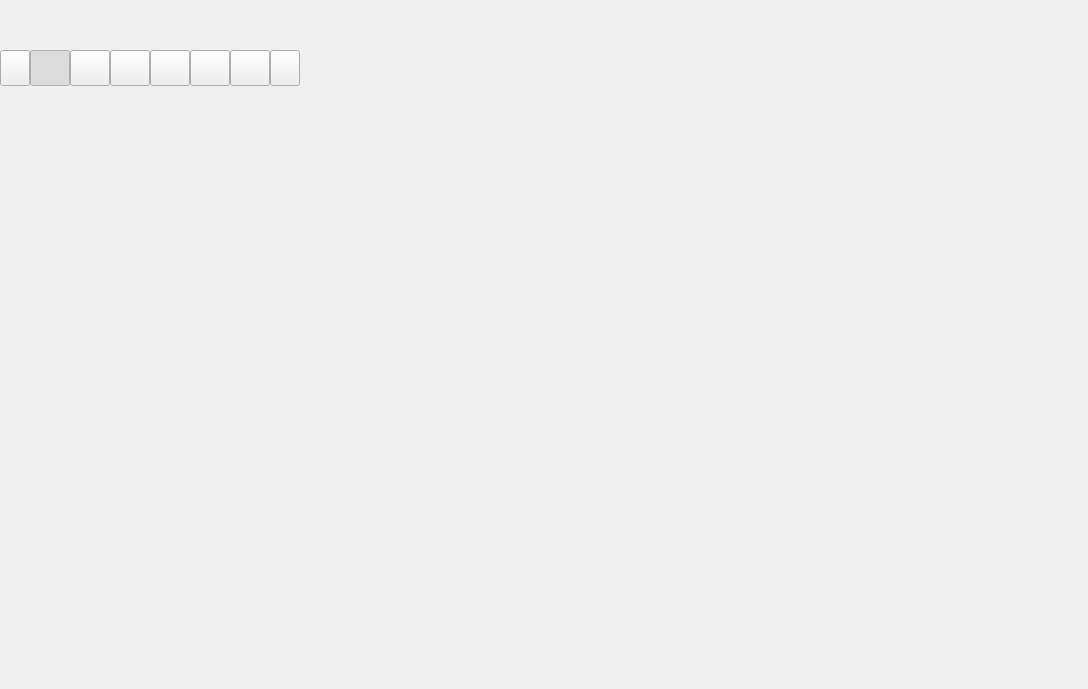
<?xml version="1.0" encoding="UTF-8"?>
<ui version="4.0">
    <class>RaptorSettingPage</class>
    <widget class="QWidget" name="RaptorSettingPage">
        <property name="geometry">
            <rect>
                <x>0</x>
                <y>0</y>
                <width>1088</width>
                <height>689</height>
            </rect>
        </property>
        <property name="minimumSize">
            <size>
                <width>0</width>
                <height>26</height>
            </size>
        </property>
        <property name="maximumSize">
            <size>
                <width>16777215</width>
                <height>16777215</height>
            </size>
        </property>
        <property name="windowTitle">
            <string>Form</string>
        </property>
        <layout class="QVBoxLayout" name="_SettingPageLayout">
            <property name="spacing">
                <number>0</number>
            </property>
            <property name="leftMargin">
                <number>0</number>
            </property>
            <property name="topMargin">
                <number>0</number>
            </property>
            <property name="rightMargin">
                <number>0</number>
            </property>
            <property name="bottomMargin">
                <number>0</number>
            </property>
            <item>
                <widget class="QWidget" name="_Header" native="true">
                    <property name="minimumSize">
                        <size>
                            <width>0</width>
                            <height>50</height>
                        </size>
                    </property>
                    <property name="maximumSize">
                        <size>
                            <width>16777215</width>
                            <height>50</height>
                        </size>
                    </property>
                    <property name="styleSheet">
                        <string notr="true"/>
                    </property>
                    <layout class="QVBoxLayout" name="_HeaderLayout">
                        <property name="spacing">
                            <number>6</number>
                        </property>
                        <property name="leftMargin">
                            <number>0</number>
                        </property>
                        <property name="topMargin">
                            <number>0</number>
                        </property>
                        <property name="rightMargin">
                            <number>0</number>
                        </property>
                        <property name="bottomMargin">
                            <number>0</number>
                        </property>
                        <item>
                            <widget class="QLabel" name="_Title">
                                <property name="minimumSize">
                                    <size>
                                        <width>0</width>
                                        <height>32</height>
                                    </size>
                                </property>
                                <property name="maximumSize">
                                    <size>
                                        <width>16777215</width>
                                        <height>32</height>
                                    </size>
                                </property>
                                <property name="styleSheet">
                                    <string notr="true"/>
                                </property>
                                <property name="text">
                                    <string/>
                                </property>
                                <property name="alignment">
                                    <set>Qt::AlignLeading|Qt::AlignLeft|Qt::AlignVCenter</set>
                                </property>
                            </widget>
                        </item>
                        <item>
                            <widget class="QLabel" name="_Description">
                                <property name="minimumSize">
                                    <size>
                                        <width>0</width>
                                        <height>0</height>
                                    </size>
                                </property>
                                <property name="maximumSize">
                                    <size>
                                        <width>16777215</width>
                                        <height>16777215</height>
                                    </size>
                                </property>
                                <property name="styleSheet">
                                    <string notr="true"/>
                                </property>
                                <property name="text">
                                    <string/>
                                </property>
                                <property name="alignment">
                                    <set>Qt::AlignBottom|Qt::AlignLeading|Qt::AlignLeft</set>
                                </property>
                            </widget>
                        </item>
                    </layout>
                </widget>
            </item>
            <item>
                <widget class="QWidget" name="_Control" native="true">
                    <property name="minimumSize">
                        <size>
                            <width>0</width>
                            <height>36</height>
                        </size>
                    </property>
                    <property name="maximumSize">
                        <size>
                            <width>16777215</width>
                            <height>36</height>
                        </size>
                    </property>
                    <property name="styleSheet">
                        <string notr="true"/>
                    </property>
                    <layout class="QHBoxLayout" name="_ControlLayout">
                        <property name="spacing">
                            <number>0</number>
                        </property>
                        <property name="leftMargin">
                            <number>0</number>
                        </property>
                        <property name="topMargin">
                            <number>0</number>
                        </property>
                        <property name="rightMargin">
                            <number>0</number>
                        </property>
                        <property name="bottomMargin">
                            <number>0</number>
                        </property>
                        <item>
                            <widget class="QWidget" name="_TabPanel" native="true">
                                <property name="sizePolicy">
                                    <sizepolicy hsizetype="Preferred" vsizetype="Preferred">
                                        <horstretch>0</horstretch>
                                        <verstretch>0</verstretch>
                                    </sizepolicy>
                                </property>
                                <property name="styleSheet">
                                    <string notr="true"/>
                                </property>
                                <layout class="QHBoxLayout" name="_TabPanelLayout">
                                    <property name="spacing">
                                        <number>0</number>
                                    </property>
                                    <property name="leftMargin">
                                        <number>0</number>
                                    </property>
                                    <property name="topMargin">
                                        <number>0</number>
                                    </property>
                                    <property name="rightMargin">
                                        <number>0</number>
                                    </property>
                                    <property name="bottomMargin">
                                        <number>0</number>
                                    </property>
                                    <item>
                                        <widget class="QPushButton" name="_TabPrev">
                                            <property name="sizePolicy">
                                                <sizepolicy hsizetype="Minimum" vsizetype="Preferred">
                                                    <horstretch>0</horstretch>
                                                    <verstretch>0</verstretch>
                                                </sizepolicy>
                                            </property>
                                            <property name="minimumSize">
                                                <size>
                                                    <width>30</width>
                                                    <height>0</height>
                                                </size>
                                            </property>
                                            <property name="maximumSize">
                                                <size>
                                                    <width>30</width>
                                                    <height>16777215</height>
                                                </size>
                                            </property>
                                            <property name="styleSheet">
                                                <string notr="true"/>
                                            </property>
                                            <property name="text">
                                                <string/>
                                            </property>
                                        </widget>
                                    </item>
                                    <item>
                                        <widget class="QPushButton" name="_TabUi">
                                            <property name="sizePolicy">
                                                <sizepolicy hsizetype="Minimum" vsizetype="Preferred">
                                                    <horstretch>0</horstretch>
                                                    <verstretch>0</verstretch>
                                                </sizepolicy>
                                            </property>
                                            <property name="styleSheet">
                                                <string notr="true"/>
                                            </property>
                                            <property name="text">
                                                <string/>
                                            </property>
                                            <property name="checkable">
                                                <bool>true</bool>
                                            </property>
                                            <property name="checked">
                                                <bool>true</bool>
                                            </property>
                                        </widget>
                                    </item>
                                    <item>
                                        <widget class="QPushButton" name="_TabDownload">
                                            <property name="sizePolicy">
                                                <sizepolicy hsizetype="Minimum" vsizetype="Preferred">
                                                    <horstretch>0</horstretch>
                                                    <verstretch>0</verstretch>
                                                </sizepolicy>
                                            </property>
                                            <property name="styleSheet">
                                                <string notr="true"/>
                                            </property>
                                            <property name="text">
                                                <string/>
                                            </property>
                                            <property name="checkable">
                                                <bool>true</bool>
                                            </property>
                                        </widget>
                                    </item>
                                    <item>
                                        <widget class="QPushButton" name="_TabUpload">
                                            <property name="sizePolicy">
                                                <sizepolicy hsizetype="Minimum" vsizetype="Preferred">
                                                    <horstretch>0</horstretch>
                                                    <verstretch>0</verstretch>
                                                </sizepolicy>
                                            </property>
                                            <property name="styleSheet">
                                                <string notr="true"/>
                                            </property>
                                            <property name="text">
                                                <string/>
                                            </property>
                                            <property name="checkable">
                                                <bool>true</bool>
                                            </property>
                                        </widget>
                                    </item>
                                    <item>
                                        <widget class="QPushButton" name="_TabPlay">
                                            <property name="sizePolicy">
                                                <sizepolicy hsizetype="Minimum" vsizetype="Preferred">
                                                    <horstretch>0</horstretch>
                                                    <verstretch>0</verstretch>
                                                </sizepolicy>
                                            </property>
                                            <property name="styleSheet">
                                                <string notr="true"/>
                                            </property>
                                            <property name="text">
                                                <string/>
                                            </property>
                                            <property name="checkable">
                                                <bool>true</bool>
                                            </property>
                                        </widget>
                                    </item>
                                    <item>
                                        <widget class="QPushButton" name="_TabNetwork">
                                            <property name="sizePolicy">
                                                <sizepolicy hsizetype="Minimum" vsizetype="Preferred">
                                                    <horstretch>0</horstretch>
                                                    <verstretch>0</verstretch>
                                                </sizepolicy>
                                            </property>
                                            <property name="styleSheet">
                                                <string notr="true"/>
                                            </property>
                                            <property name="text">
                                                <string/>
                                            </property>
                                            <property name="checkable">
                                                <bool>true</bool>
                                            </property>
                                        </widget>
                                    </item>
                                    <item>
                                        <widget class="QPushButton" name="_TabOther">
                                            <property name="sizePolicy">
                                                <sizepolicy hsizetype="Minimum" vsizetype="Preferred">
                                                    <horstretch>0</horstretch>
                                                    <verstretch>0</verstretch>
                                                </sizepolicy>
                                            </property>
                                            <property name="text">
                                                <string/>
                                            </property>
                                            <property name="checkable">
                                                <bool>true</bool>
                                            </property>
                                        </widget>
                                    </item>
                                    <item>
                                        <widget class="QPushButton" name="_TabNext">
                                            <property name="sizePolicy">
                                                <sizepolicy hsizetype="Minimum" vsizetype="Preferred">
                                                    <horstretch>0</horstretch>
                                                    <verstretch>0</verstretch>
                                                </sizepolicy>
                                            </property>
                                            <property name="minimumSize">
                                                <size>
                                                    <width>30</width>
                                                    <height>0</height>
                                                </size>
                                            </property>
                                            <property name="maximumSize">
                                                <size>
                                                    <width>30</width>
                                                    <height>16777215</height>
                                                </size>
                                            </property>
                                            <property name="styleSheet">
                                                <string notr="true"/>
                                            </property>
                                            <property name="text">
                                                <string/>
                                            </property>
                                        </widget>
                                    </item>
                                </layout>
                            </widget>
                        </item>
                        <item>
                            <spacer name="_ControlSpacer">
                                <property name="orientation">
                                    <enum>Qt::Horizontal</enum>
                                </property>
                                <property name="sizeHint" stdset="0">
                                    <size>
                                        <width>40</width>
                                        <height>20</height>
                                    </size>
                                </property>
                            </spacer>
                        </item>
                    </layout>
                </widget>
            </item>
            <item>
                <widget class="QStackedWidget" name="_Body">
                    <property name="currentIndex">
                        <number>4</number>
                    </property>
                    <widget class="RaptorUiPage" name="_UiPage"/>
                    <widget class="RaptorDownloadPage" name="_DownloadPage"/>
                    <widget class="RaptorUploadPage" name="_UploadPage"/>
                    <widget class="RaptorPlayPage" name="_PlayPage"/>
                    <widget class="RaptorNetworkPage" name="_NetworkPage"/>
                    <widget class="RaptorOtherPage" name="_OtherPage"/>
                </widget>
            </item>
        </layout>
    </widget>
    <customwidgets>
        <customwidget>
            <class>RaptorUiPage</class>
            <extends>QWidget</extends>
            <header>../../../Src/Gui/Page/Setting/Ui/RaptorUiPage.h</header>
            <container>1</container>
        </customwidget>
        <customwidget>
            <class>RaptorDownloadPage</class>
            <extends>QWidget</extends>
            <header>../../../Src/Gui/Page/Setting/Download/RaptorDownloadPage.h</header>
            <container>1</container>
        </customwidget>
        <customwidget>
            <class>RaptorUploadPage</class>
            <extends>QWidget</extends>
            <header>../../../Src/Gui/Page/Setting/Upload/RaptorUploadPage.h</header>
            <container>1</container>
        </customwidget>
        <customwidget>
            <class>RaptorPlayPage</class>
            <extends>QWidget</extends>
            <header>../../../Src/Gui/Page/Setting/Play/RaptorPlayPage.h</header>
            <container>1</container>
        </customwidget>
        <customwidget>
            <class>RaptorNetworkPage</class>
            <extends>QWidget</extends>
            <header>../../../Src/Gui/Page/Setting/Network/RaptorNetworkPage.h</header>
            <container>1</container>
        </customwidget>
        <customwidget>
            <class>RaptorOtherPage</class>
            <extends>QWidget</extends>
            <header>../../../Src/Gui/Page/Setting/Other/RaptorOtherPage.h</header>
            <container>1</container>
        </customwidget>
    </customwidgets>
    <resources/>
    <connections/>
</ui>
